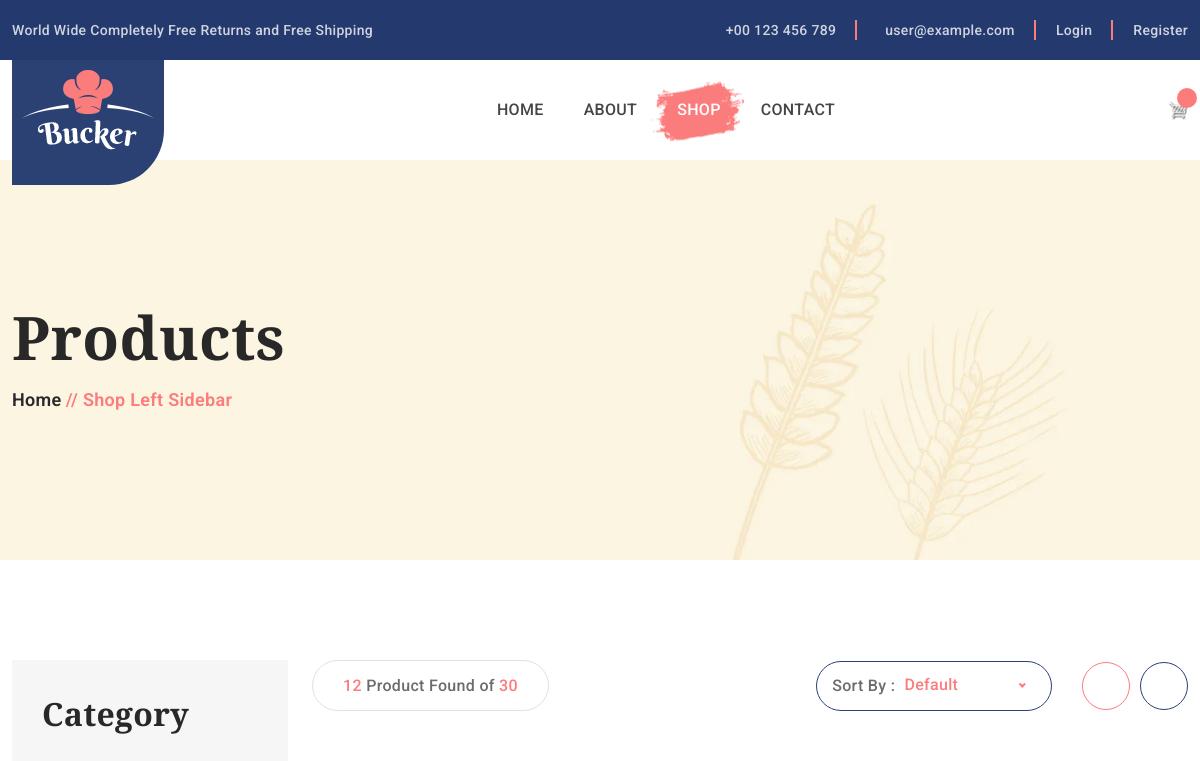
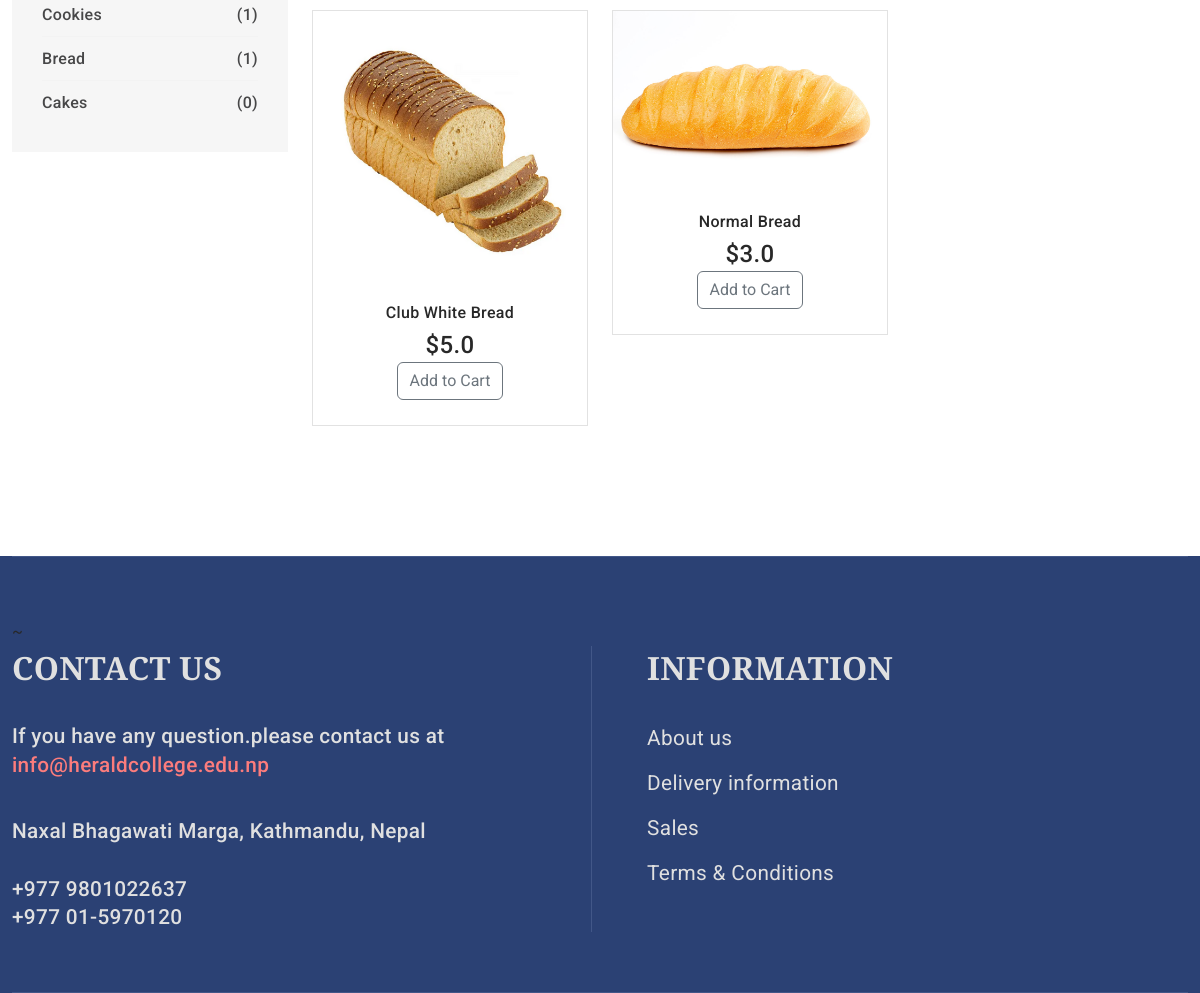
Screenshot of /shop/Bread/ with the database file from the repository (2 pictures, top to bottom).
### Home/models.py (models this page shows, shortened)
class Product(models.Model):
    name = models.CharField(max_length=200,null=True)
    price = models.FloatField()
    description = models.TextField(max_length=250,null=True)
    image = models.ImageField(null=True,blank=True,upload_to='images/')
    date = models.DateField(auto_created=True,auto_now_add=True)
    category = models.ForeignKey(Category, on_delete=models.CASCADE)

### Home/views.py (the view)
# urls.py: path('shop/<str:category>/', views.product_list, name='product_list'),
def product_list(request, category):
    products = Product.objects.filter(category__name=category)
    context = {'products': products, 'category': category}
    return render(request, 'shop2.html', context)

### templates/shop2.html (shortened to what this page needs)
{% load static %}
<!doctype html>
<html class="no-js" lang="zxx">
<head>
    <link rel="stylesheet" href="{% static 'css/vendor/bootstrap.min.css'%}">
    <link rel="stylesheet" href="{% static 'css/slick.css'%}">
    <link rel="stylesheet" href="{% static 'css/owl.carousel.min.css'%}">
    <link rel="stylesheet" href="{% static 'css/ionicons.min.css'%}">
    <link rel="stylesheet" href="{% static 'css/pe-icon-7-stroke.css'%}">
    <link rel="stylesheet" href="{% static 'css/animate.css'%}">
    <link rel="stylesheet" href="{% static 'css/nice-select.css'%}">
    <link rel="stylesheet" href="{% static 'css/magnific-popup.css'%}">
    <link rel="stylesheet" href="{% static 'css/jquery-ui.min.css'%}">
    <link rel="stylesheet" href="{% static 'css/style.css'%}">
</head>
<body>
    <header class="header_section">
        <div class="header_top">
            <div class="container">
                <div class="row">
                    <div class="col-12">
                        <div class="header_top_inner d-flex justify-content-between">
                            <div class="welcome_text">
                                <p>World Wide Completely Free Returns and Free Shipping</p>
                            </div>
                            <div class="header_top_sidebar d-flex align-items-center">
                                <ul class="d-flex">
                                    <li> <a href="tel:+00123456789">+00 123 456 789</a>
                                    </li>
                                    <li> <a href="mailto:{{ 'demo@example.com' }}">{{ email|default:'user@example.com' }}</a></li>
                                    {% if user.is_authenticated %}
                                    <li class="account_link"> <i class="icofont-user-alt-7"></i><a href="{% url 'acccount'%}">Account</a>
                                        <ul class="dropdown_account_link">
                                            <li><a href="{% url 'acccount' %}">My Account</a></li>
                                            <li><a href="{% url 'logout' %}">Logout</a></li>
                                        </ul>
                                    </li>
                                    {% else %}
                                    <li><a href="{% url 'login' %}">Login</a></li>
                                    <li><a href="{% url 'register' %}">Register</a></li>
                                    {% endif %}
                                </ul>
                            </div>
                        </div>
                    </div>
                </div>
            </div>
        </div>
        <div class="container">
            <div class="row">
                <div class="col-12">
                    <div class="main_header d-flex justify-content-between align-items-center">
                        <div class="header_logo">
                            <a class="sticky_none" href="{% url 'index' %}"><img src="{% static 'img/logo/logo.png'%}" alt=""></a>
                        </div>
                        <div class="main_menu d-none d-lg-block">
                            <nav>
                                <ul class="d-flex">
                                    <li><a href="{%url 'index' %}">Home</a>
                                    </li>
                                    <li><a href="{%url 'about' %}">About</a></li>
                                    <li class="megamenu-holder">
                                        <a class="active" href="{%url 'shop' %}">Shop</a>
                                    </li>
                                    <li><a href="{%url 'contact' %}">Contact</a></li>
                                </ul>
                            </nav>
                        </div>
                        <div class="header_account">
                            <ul class="d-flex">
                                <li class="shopping_cart">
                                    <a href="{% url 'cart' %}">
                                        <span class="item_count">{{ cartItems }}</span>
                                        <span class="cart_logo" style="display: inline-block;">
                                            <img src="{% static 'img/logo/cart.png' %}" alt="Cart Logo" style="width: 20px; height: 20px;">
                                        </span>
                                    </a>
                                </li>
                            </ul>
                        </div>
                    </div>
                </div>
            </div>
        </div>
    </header>
    <div class="breadcrumbs_aree breadcrumbs_bg mb-100" data-bgimg="{% static 'img/others/breadcrumbs-bg.png'%}">
        <div class="container">
            <div class="row">
                <div class="col-12">
                    <div class="breadcrumbs_text">
                        <h1>Products</h1>
                        <ul>
                            <li><a href="{%url 'index'%}">Home </a></li>
                            <li> // Shop Left Sidebar</li>
                        </ul>
                    </div>
                </div>
            </div>
        </div>
    </div>
    <div class="product_page_section mb-100">
        <div class="container">
            <div class="row">
                <div class="col-lg-3 order-2 order-lg-1">
                    <div class="product_sidebar product_widget">
                        <div style="background: #f6f6f6; padding: 35px 30px;">
                            <div class="widget__list category wow fadeInUp" data-wow-delay="0.2s" data-wow-duration="1.2s">
                              <h2>Category</h2>
                              <div class="widget_category">
                                <ul>
                                    <li><a href="">Cookies <span>(1)</span></a></li>
                                    <li><a href="">Bread <span>(1)</span></a></li>
                                    <li><a href="">Cakes <span>(0)</span></a></li>
                                </ul>
                              </div>
                            </div>
                          </div>
                        <div class="widget__list wow fadeInUp" data-wow-delay="0.3s" data-wow-duration="1.3s">
                            <div class="widget_banner">
                            </div>
                        </div>
                    </div>
                </div>
                <div class="col-lg-9 order-1 order-lg-2">
                    <div class="product_page_wrapper">
                        <div class="product_sidebar_header mb-60 d-flex justify-content-between align-items-center">
                            <div class="page__amount border">
                                <p><span>12</span> Product Found of <span>30</span></p>
                            </div>
                            <div class="product_header_right d-flex align-items-center">
                                <div class="sorting__by d-flex align-items-center">
                                    <span>Sort By : </span>
                                </div>
                                <div class="product__toolbar__btn">
                                    <ul class="nav" role="tablist">
                                        <li class="nav-item">
                                            <a class="active" data-bs-toggle="tab" href="#grid" role="tab" aria-controls="grid" aria-selected="true"><i class="ion-grid"></i></a>
                                        </li>
                                        <li class="nav-item">
                                            <a data-bs-toggle="tab" href="#list" aria-controls="list" role="tab" aria-selected="false"><i class="ion-ios-list"></i></a>
                                        </li>
                                    </ul>
                                </div>
                            </div>
                        </div>
                        <div class="product_page_gallery">
                            <div class="tab-content" id="myTabContent">
                                <div class="tab-pane fade show active" id="grid">
                                    {% if products %}
                                        <div class="row grid__product">
                                            {% for product in products %}
                                            <div class="col-lg-4 col-md-4 col-sm-6">
                                                <article class="single_product wow fadeInUp" data-wow-delay="0.1s" data-wow-duration="1.1s">
                                                    <figure>
                                                        <div class="product_thumb">
                                                            <a href="{% url 'product' product.id %}"><img src="{{product.image.url}}" alt=""></a>
                                                        </div>
                                                        <figcaption class="product_content text-center">
                                                            <h4><a href="{% url 'product' product.id %}">{{product.name}}</a></h4>
                                                            <div class="price_box">
                                                                <span class="current_price">${{product.price}}</span>
                                                            </div>
                                                            <div class="product_buttons">
                                                                <button data-product="{{product.id}}" data-action="add" class="btn btn-outline-secondary add-btn update-cart">Add to Cart</button>
                                                            </div>
                                                        </figcaption>
                                                    </figure>
                                                </article>
                                            </div>
                                            {% endfor %}
                                        </div>
                                    {% else %}
                                        <p>No products found.</p>
                                    {% endif %}
                                </div>
                            </div>
                        </div>
                    </div>
                </div>
            </div>
        </div>
    </div>
    <footer class="footer_widgets">
        <div class="container">
            <div class="main_footer">~
                <div class="row">
                    <div class="col-12">
                        <div class="main_footer_inner d-flex">
                            <div class="footer_widget_list contact footer_list_width">
                                <h3 style ="font-size: 2rem;">Contact Us</h3>
                                <div class="footer_contact_desc">
                                    <p style="font-size: 1.3rem; padding: 5px 0;" >If you have any question.please contact us at  <a href="#"> info@heraldcollege.edu.np</a></p>
                                </div>
                                <div class="footer_contact_info">
                                    <div class="footer_contact_info_list d-flex align-items-center">
                                        <div class="footer_contact_info_text">
                                            <p style="font-size: 1.3rem; padding: 5px 0;">Naxal Bhagawati Marga,
                                                Kathmandu, Nepal</p>
                                        </div>
                                    </div>
                                    <div class="footer_contact_info_list d-flex align-items-center">
                                        <div class="footer_contact_info_text">
                                            <ul>
                                                <li><a style="font-size: 1.3rem; padding: 5px 0;" href="+977 9801022637">+977 9801022637</a>
                                                </li>
                                                <li><a style="font-size: 1.3rem; padding: 5px 0;" href="+977 01-5970120">+977 01-5970120</a>
                                                </li>
                                            </ul>
                                        </div>
                                    </div>
                                </div>
                            </div>
                            <div class="footer_menu_widget footer_list_width middle d-flex" >
                                <div class="footer_widget_list">
                                  <h3 style ="font-size: 2rem;">Information</h3>
                                  <div class="footer_menu">
                                    <ul>
                                      <li><a style="font-size: 1.3rem; padding: 5px 0;" href="{% url 'about'%}"> About us</a></li>
                                      <li><a style="font-size: 1.3rem; padding: 5px 0;" href="{% url 'contact'%}">Delivery information</a></li>
                                      <li><a style="font-size: 1.3rem; padding: 5px 0;" href="{% url 'contact'%}">Sales</a></li>
                                      <li><a style="font-size: 1.3rem; padding: 5px 0;" href="{% url 'contact'%}">Terms & Conditions</a></li>
                                    </ul>
                                  </div>
                                </div>
                              </div>
                        </div>
                    </div>
                </div>
            </div>
        </div>
    </footer>
</body>
</html>

### templates/shop2.html (style rules this page uses)
.cart_logo { display: inline-block; width: 20px; height: 20px; }
.cart_logo img { width: 100%; height: 100%; }

### rows the page displays
Product: image (picture), name "Club White Bread", price "5.0"
Product: image (picture), name "Normal Bread", price "3.0"

### other values shown
{{ email|default:'user@example.com' }} "user@example.com"
